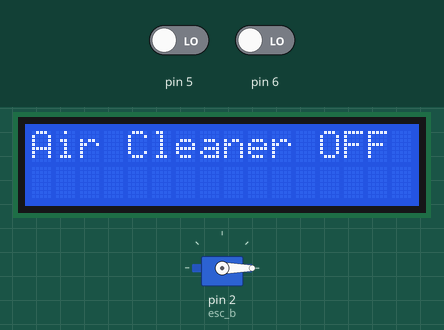
A sketch run on a simulated Arduino Uno, built with avr-gcc and run on an emulated ATmega328P. On the bench: 16×2 character LCD, servo. The test bench sets the inputs (shaded band); at power-on: pin 5 LOW, pin 6 LOW. What the sketch prints to the serial monitor is not drawn.

Above: at 1.2 s.
1.3 s: pin 5 driven HIGH
At 2.7 s:
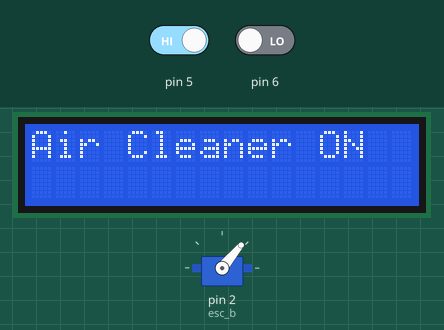
3.6 s: pin 5 driven LOW
At 7.12 s:
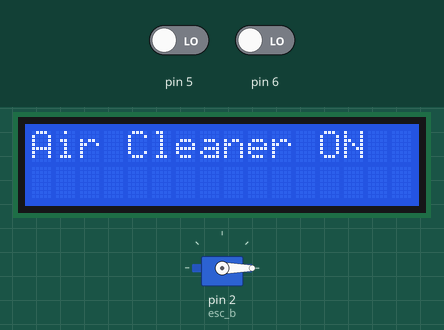
7.7 s: pin 6 driven HIGH
At 8.7 s:
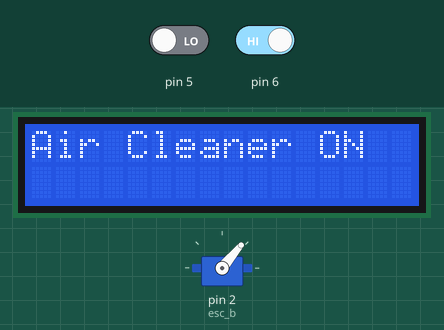
9.6 s: pin 6 driven LOW
At 14.3 s:
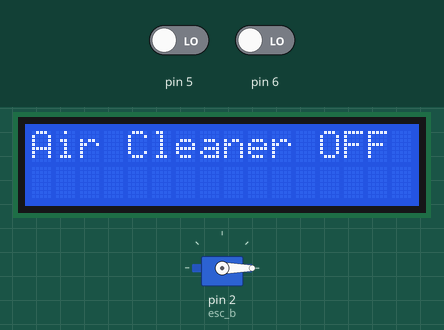
Timing chart, 0 to 14.7 s (numbered marks = the images above; inputs shaded):
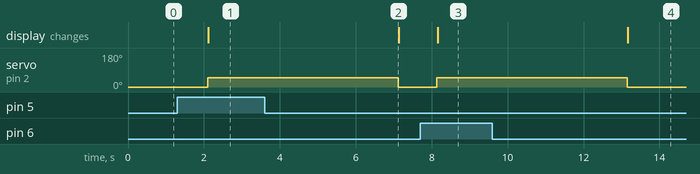

Measured:
- after the input at 1.3 s, servo on pin 2 (esc_b): 0° → 50° after 0.80 s; the display: changes after 0.81 s (image 1)
- after the input at 3.6 s, servo on pin 2 (esc_b): goes on until 7.1 s, then stays 0°
- after the input at 7.7 s, servo on pin 2 (esc_b): 0° → 50° after 0.43 s; the display: changes after 0.45 s (image 3)
- after the input at 9.6 s, servo on pin 2 (esc_b): goes on until 13.2 s, then stays 0°; the display: changes after 3.6 s (image 4)

The sketch:

lcd.ino
```cpp
#include <LiquidCrystal_I2C.h>
#include <Servo.h>

LiquidCrystal_I2C lcd(0x27,16,2);
Servo esc_b;

int black = 0;

void AllStop(){
  black = 0;
  esc_b.write(black);
}

void Fan(){
  black = 50;
  esc_b.write(black);
  Serial.println(black);
}

void setup() {
  // put your setup code here, to run once:
  Serial.begin(9600);
  lcd.init();
  lcd.backlight();
  esc_b.attach(2, 1000, 2000);
  esc_b.write(0);
  pinMode(5,INPUT);
  pinMode(6,INPUT);
  digitalWrite(5,LOW);
  digitalWrite(6,LOW);
}

void loop() {
  // put your main code here, to run repeatedly:
  if(digitalRead(5) == 1){ //G >500
    Fan();
    lcd.clear();
    lcd.print("Air Cleaner ON");
    //lcd.print("By Gas");
    delay(5000);
    AllStop();
  } else if(digitalRead(6) ==1){ //dust > 30
    Fan();
    lcd.clear();
    lcd.println("Air Cleaner ON");
    lcd.print("By Dust");
    delay(5000);
    AllStop();
  } else { //G<500 & dust <30
    lcd.clear();
    lcd.print("Air Cleaner OFF");
    delay(1000);
    AllStop();
  }
}
```
